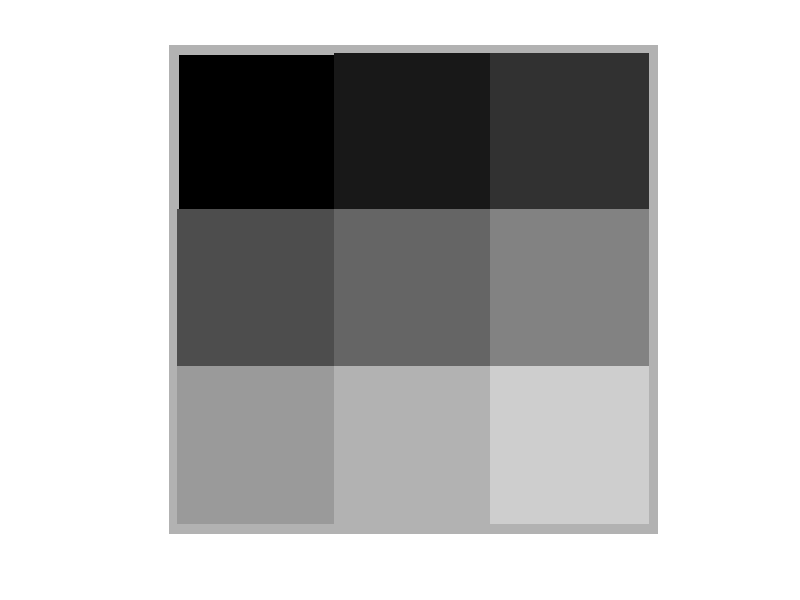

Write MATLAB code to recreate this figure.
%% Homework1, page 11

clc, clear all, close all, format compact

%pkg load image



img = zeros(256);

img(:, 1:5) = 0.7;      % left border
img(:, 251:256) = 0.7;  % right border

img(1:5, :) = 0.7;      % top border
img(251:256, :) = 0.7;  % bottom border



img(5:87, 87:169) = 0.1;
img(5:87, 169:251) = 0.2;

img(87:169, 5:87) = 0.3;
img(87:169, 87:169) = 0.4;
img(87:169, 169:251) = 0.5;

img(169:251, 5:87) = 0.6;
img(169:251, 87:169) = 0.7;
img(169:251, 169:251) = 0.8;


figure, imshow(img);

